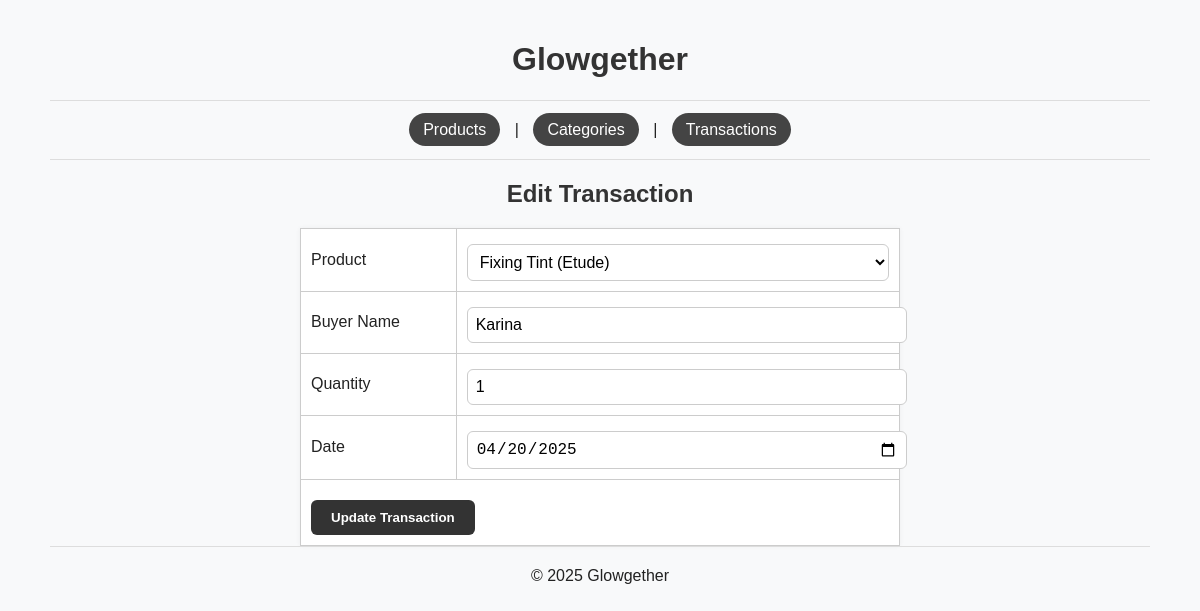
The app's page /?page=transactions&action=edit&id=3 with its own data.
### tables this page shows
CREATE TABLE transaction (
    id INT AUTO_INCREMENT PRIMARY KEY,
    product_id INT,
    buyer_name VARCHAR(100),
    qty INT,
    date DATE,
    FOREIGN KEY (product_id) REFERENCES product(id)
);

CREATE TABLE product (
    id INT AUTO_INCREMENT PRIMARY KEY,
    name VARCHAR(100) NOT NULL,
    brand VARCHAR(100) NOT NULL,
    price DECIMAL(10,2) NOT NULL,
    description TEXT,
    image_url VARCHAR(255),
    category_id INT,
    FOREIGN KEY (category_id) REFERENCES category(id)
);

### config/db.php (called while the page is built, shortened)
<?php
class Database {
    private $host = "localhost";
    private $username = "root";
    private $password = "";
    private $dbname = "glowgether";
    public function __construct() {
        try {
            $this->conn = new PDO("mysql:host=$this->host;dbname=$this->dbname", $this->username, $this->password);
        } catch (PDOException $e) {
            echo "Connection failed: " . $e->getMessage();
        }
    }
}
?>

### class/Product.php (called while the page is built, shortened)
<?php
require_once 'config/db.php';
class Product {
    private $db;
    public function __construct() {
        $this->db = (new Database())->conn;
    }
    public function getAllWithCategory() {
        $stmt = $this->db->query("SELECT product.*, category.name AS category_name FROM product JOIN category ON product.category_id = category.id");
        return $stmt->fetchAll(PDO::FETCH_ASSOC);
    }
}
?>

### class/Transaction.php (called while the page is built, shortened)
<?php
require_once 'config/db.php';
class Transaction {
    private $db;
    public function __construct() {
        $this->db = (new Database())->conn;
    }
    public function getById($id) {
        $stmt = $this->db->prepare("SELECT * FROM transaction WHERE id = ?");
        $stmt->execute([$id]);
        return $stmt->fetch(PDO::FETCH_ASSOC);
    }
}
?>

### view/transaction/form.php (the view, shortened to what this page needs)
<?php
$isEdit = isset($_GET['action']) && $_GET['action'] === 'edit' && isset($_GET['id']);
$data = $isEdit ? $transaction->getById($_GET['id']) : [
    'product_id' => '', 'buyer_name' => '', 'qty' => '', 'date' => ''
];
?>
<h2><?= $isEdit ? 'Edit Transaction' : 'Add New Transaction' ?></h2>
<form method="POST">
    <table>
        <tr>
            <td>Product</td>
            <td>
                <select name="product_id" required>
                    <?php foreach ($product->getAllWithCategory() as $p): ?>
                        <option value="<?= $p['id'] ?>" <?= $p['id'] == $data['product_id'] ? 'selected' : '' ?>>
                            <?= $p['name'] ?> (<?= $p['brand'] ?>)
                        </option>
                    <?php endforeach; ?>
                </select>
            </td>
        </tr>
        <tr>
            <td>Buyer Name</td>
            <td><input type="text" name="buyer_name" required value="<?= $data['buyer_name'] ?>"></td>
        </tr>
        <tr>
            <td>Quantity</td>
            <td><input type="number" name="qty" required value="<?= $data['qty'] ?>"></td>
        </tr>
        <tr>
            <td>Date</td>
            <td><input type="date" name="date" required value="<?= $data['date'] ?>"></td>
        </tr>
        <tr>
            <td colspan="2"><button type="submit"><?= $isEdit ? 'Update' : 'Add' ?> Transaction</button></td>
        </tr>
    </table>
</form>

### assets/style.css (style rules this page uses)
body { font-family: Arial, sans-serif; background-color: #f8f9fa; color: #222; margin: 0; padding: 20px; }
h1, h2 { text-align: center; color: #333; }
table { width: 100%; border-collapse: collapse; margin-top: 10px; background-color: white; box-shadow: 0 0 5px rgba(0,0,0,0.05); }
table th, table td { padding: 10px; border: 1px solid #ccc; text-align: left; }
form { margin-top: 20px; }
form table { width: 100%; max-width: 600px; margin: auto; }
form input, form textarea, form select { width: 100%; padding: 8px; margin-top: 5px; border: 1px solid #ccc; border-radius: 6px; font-size: 1rem; background-color: #fff; }
form button { margin-top: 10px; padding: 10px 20px; background-color: #333; color: white; border: none; border-radius: 6px; font-weight: bold; cursor: pointer; }

### records on screen
transaction: product_id "Fixing Tint (Etude)", buyer_name "Karina", qty "1", date "04/20/2025"
